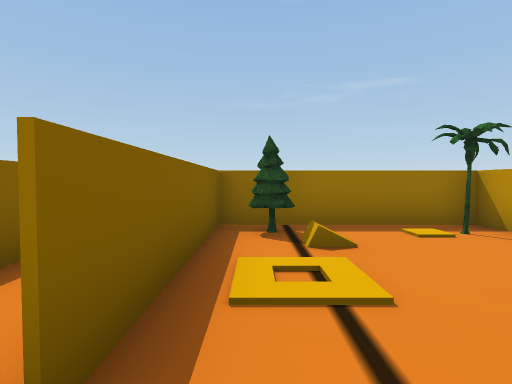
View 1 (above)

24 first-person views from a walk through a scene from a Unity 3-D project. The camera is 1.5 m above the floor, tilts 2° down and sees 80° across. The floor is counted in squares, 2 m on a side. Each view is taken from the middle of a square. On the plan, view 1 faces up. The plan holds only what a view shows up to about 10 squares ahead; the rest is blank. The place goes on beyond the plan. The player is left out. Some animated figures are left out. Door leaves are left out, so doorways stand open. Some surface patterns are stand-ins.

View 2
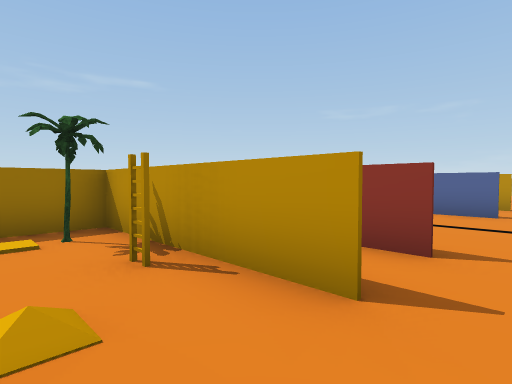

View 3
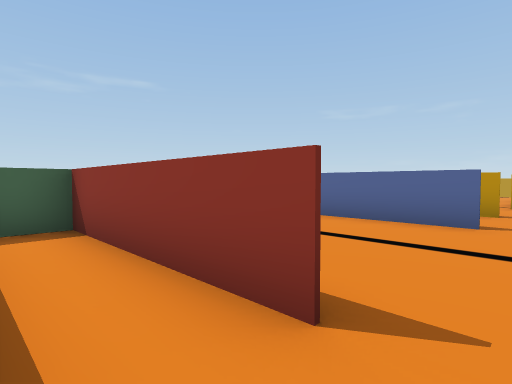

View 4
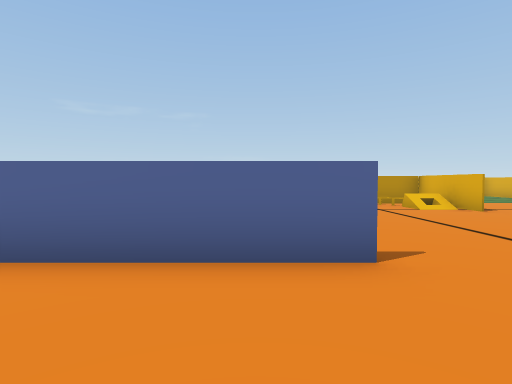

View 5
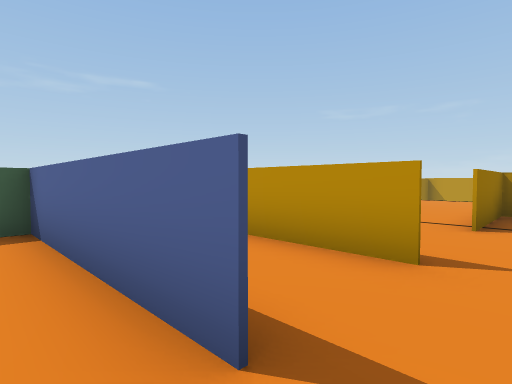

View 6
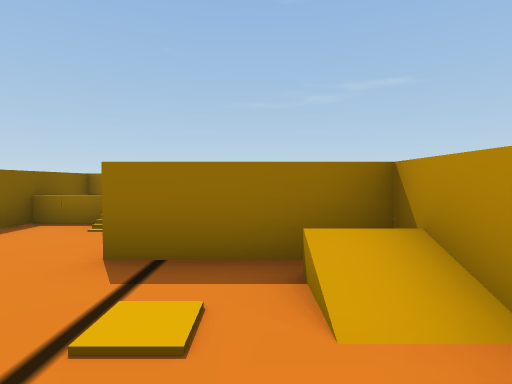

View 7
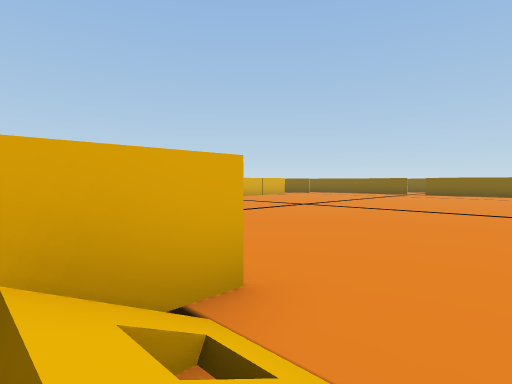

View 8
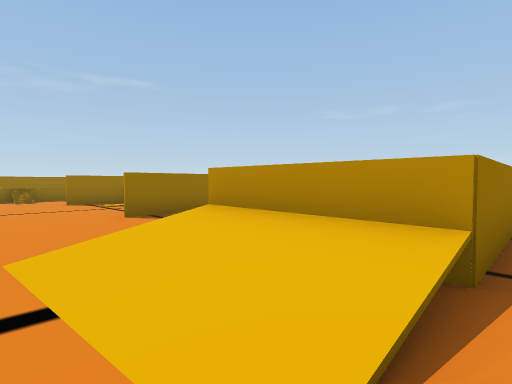

View 9
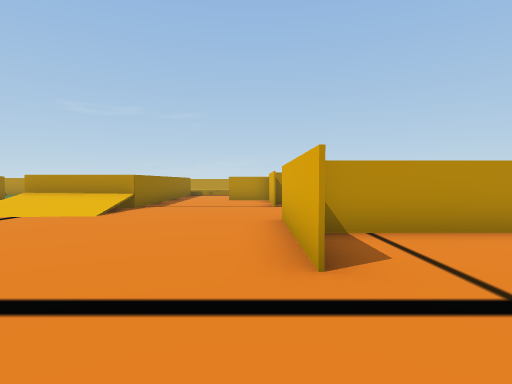

View 10
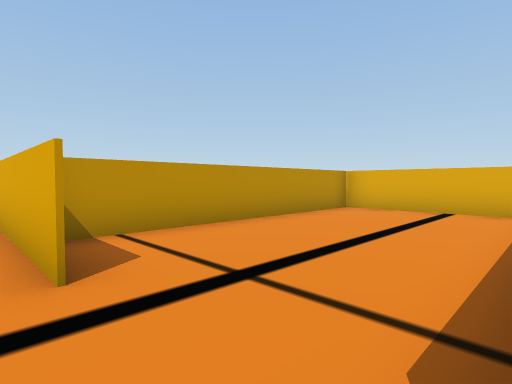

View 11
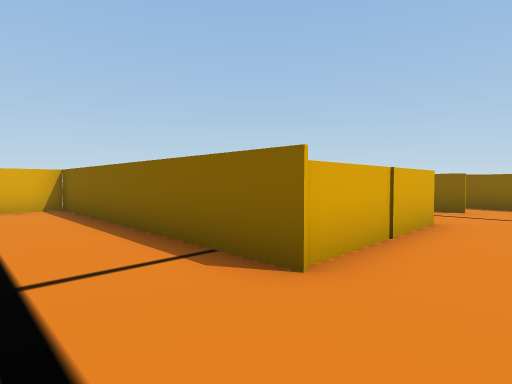

View 12
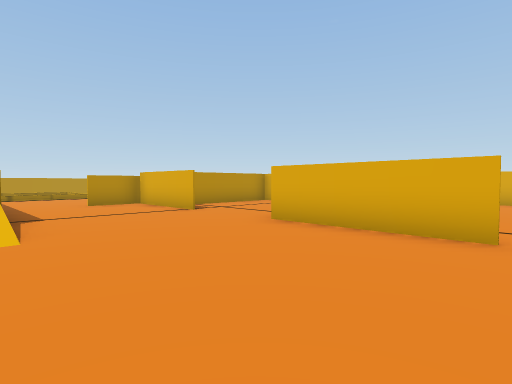

View 13
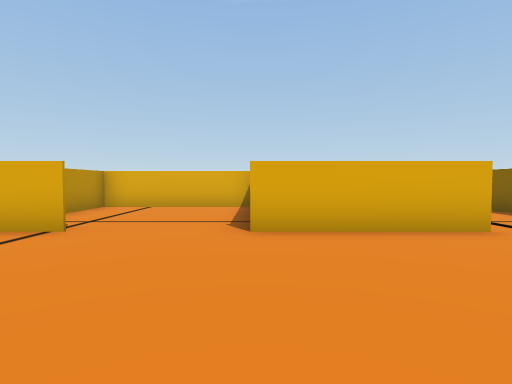

View 14
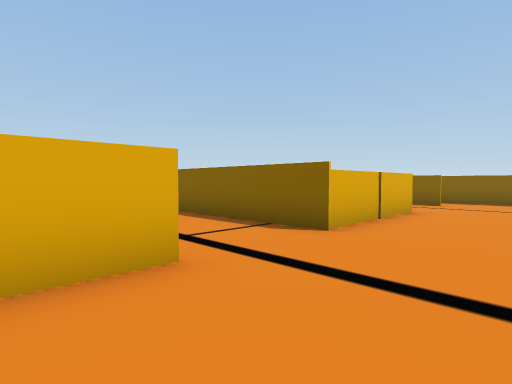

View 15
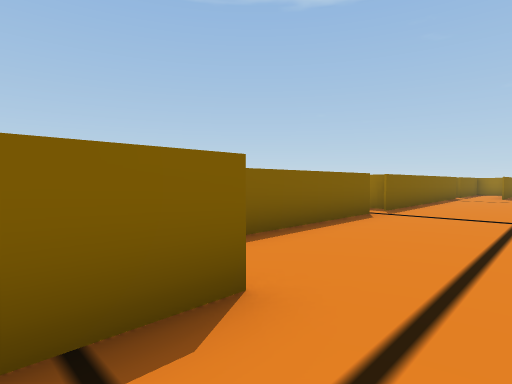

View 16
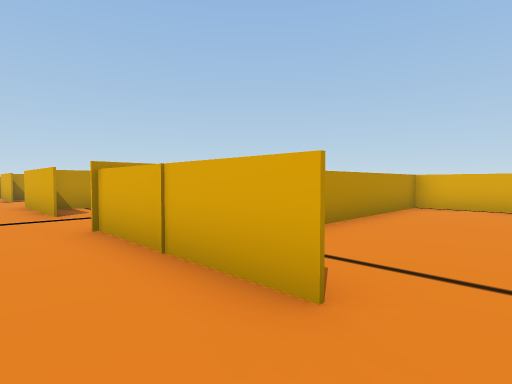

View 17
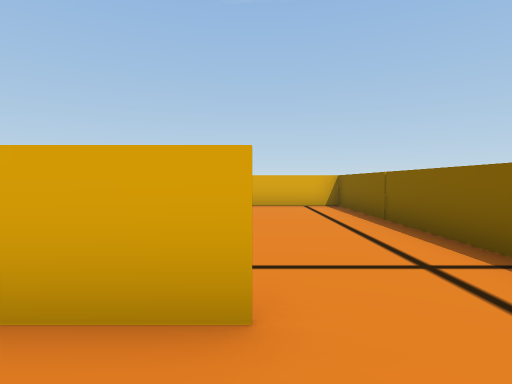

View 18
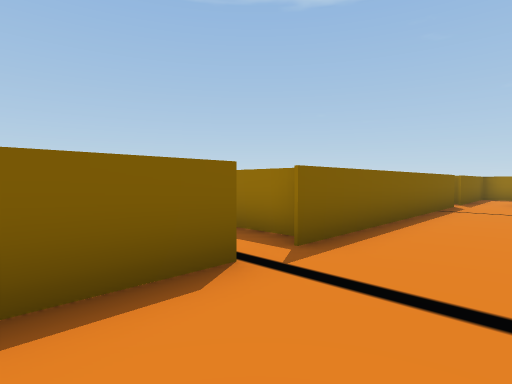

View 19
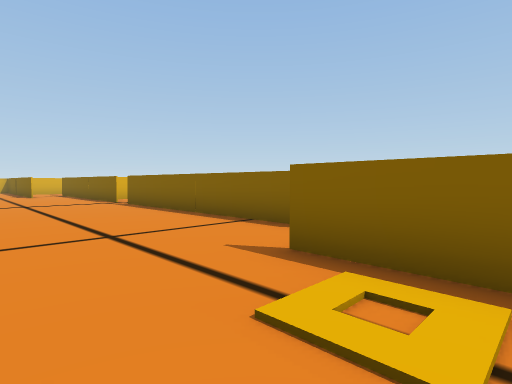

View 20
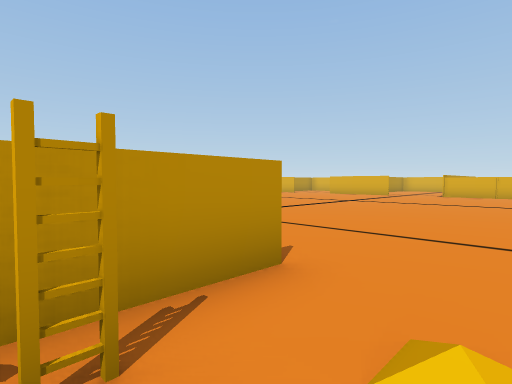

View 21
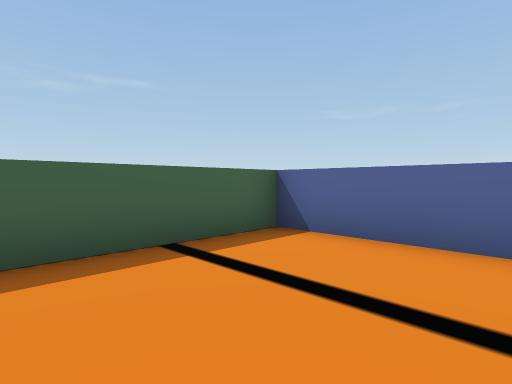

View 22
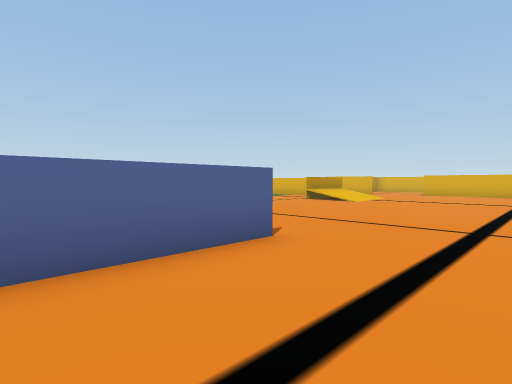

View 23
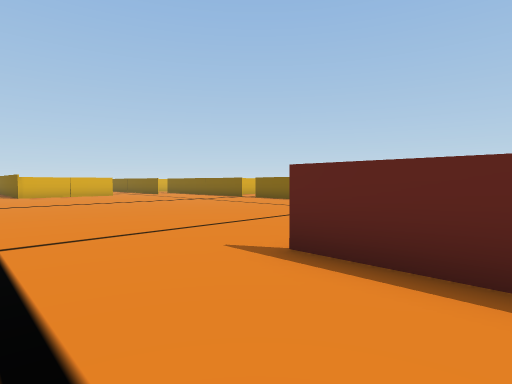

View 24
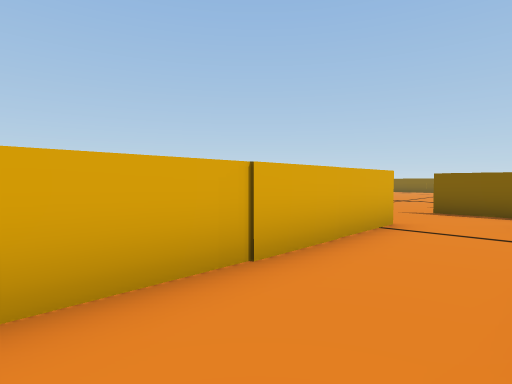

### Floor plan
Points are (right, up) in squares from view 1. A wall is a line through its corners. A room is listed if a view was taken in it or the views show most of it. See-through windows are left out.
Room 1 (views 1, 2, 3, 5, 8, 9, 10, 11, 12, 13, 14, 16, 17, 18)
walls: (8.5, -13.5) (12.1, -13.5); (2, -13.5) (6, -13.5); (-2.1, -8.1) (-2.1, -13.9); (11.9, 0.9) (11.9, 3.1); (14.8, -13.5) (17.6, -13.5); (17.2, -9.6) (14.6, -9.6) (14.5, -6.4); (-2.2, 0.5) (-2.1, -7.2); (18.1, -13.1) (18.1, -11.9)
ways out: open door at (7.5, 1) to room 2; gap at (1, -14) to room 4; open door at (1.5, 1) to room 5; open door at (7, -14) to room 7; open door at (13, -14); open door at (14.5, -1.4); open door at (18, -10.5)
objects: other object (14, -7)
Room 2 (views 4, 21, 22, 23)
walls: (5.4, 2.9) (5.4, 0.9); (9.8, 0.9) (9.8, 5.3) (4.6, 5.3)
ways out: open door at (7.5, 1) to room 1
Room 3 (views 6, 7)
walls: (17.3, -0.5) (17.3, 0.9) (14.5, 0.9); (14.5, -3.6) (17, -3.6)
Room 4 (view 15)
walls: (-0.6, -13.5) (-0.6, -21.3) (3.8, -21.3) (3.8, -16.5)
ways out: gap at (1, -14) to room 1
Room 5 (views 19, 20)
walls: (4.6, 5.3) (-0.6, 5.3) (-0.6, 0.9); (3.8, 0.9) (3.8, 5.2)
ways out: open door at (1.5, 1) to room 1
objects: pine tree (0, 4); ladder (3, 3); palm tree (3, 4)
Room 6 (view 24)
walls: (18.4, 0.9) (19.9, 0.9)
ways out: opening at (19, 2.5)
Room 7 (no view inside)
walls: (6, -13.5) (6, -21.1) (10.4, -21.1) (10.4, -13.9)
ways out: open door at (7, -14) to room 1

Positions as (right, up) in squares from view 1, and headings:
1: (0, 0), facing up
2: (2, 0), facing up-right
3: (4, 0), facing up-right
4: (7, 2), facing right
5: (9, 0), facing up-right
6: (16, -2), facing up
7: (16, -2), facing down-left
8: (12, -10), facing up-right
9: (6, -13), facing right
10: (6, -13), facing down-right
11: (8, -12), facing down-left
12: (8, -9), facing down-right
13: (12, -9), facing down
14: (10, -11), facing down-left
15: (1, -15), facing up-left
16: (1, -12), facing down-right
17: (2, -12), facing down
18: (0, -10), facing up-left
19: (2, 3), facing down-left
20: (2, 3), facing down-right
21: (6, 2), facing up-right
22: (7, 4), facing down-right
23: (8, 3), facing down-left
24: (20, 3), facing down-left
